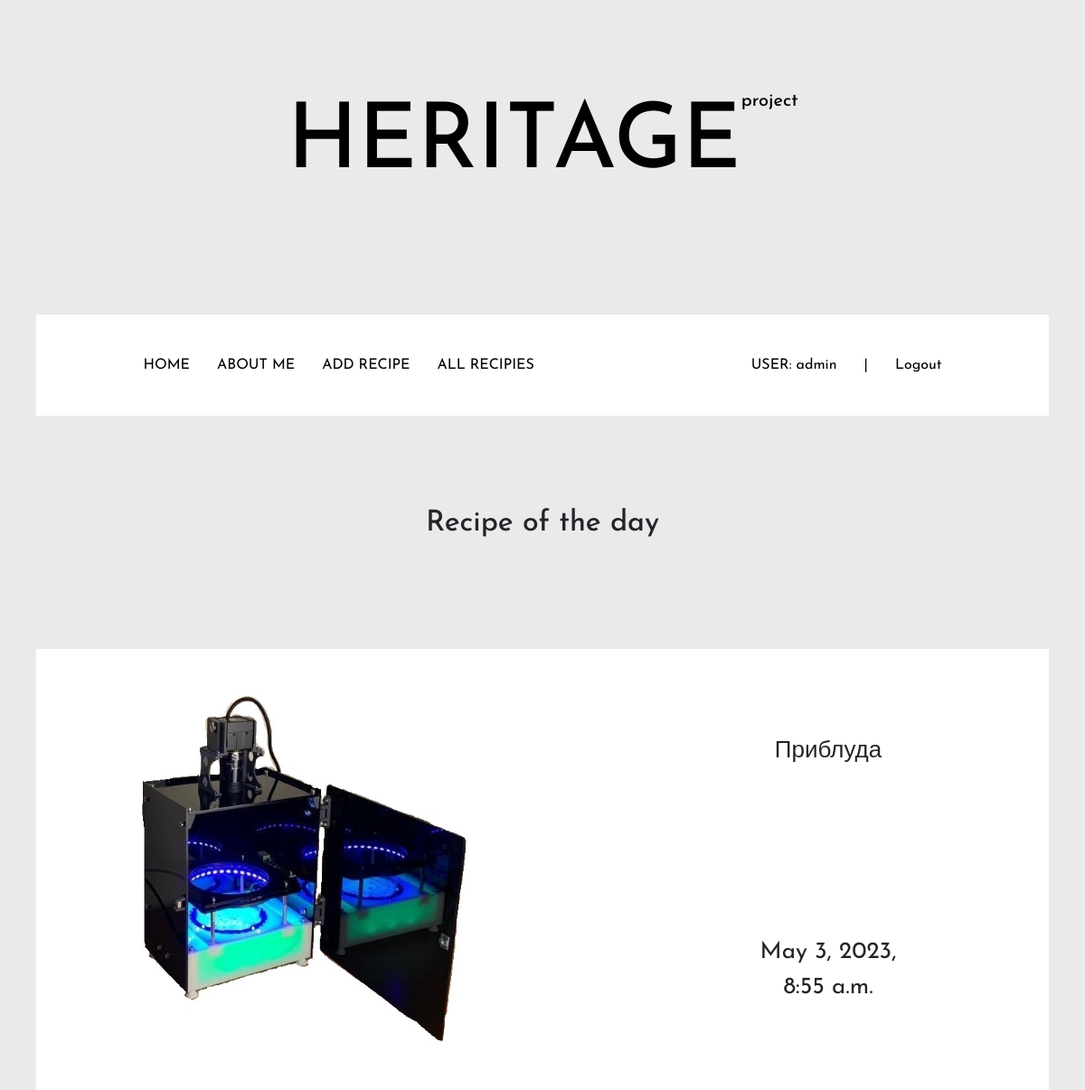
The page / (signed in) on the database its author committed.
### users/models.py (models this page shows)
class User(AbstractUser):
    pass

### main/models.py (models this page shows, shortened)
class Recipe(models.Model):
    title = models.CharField('Название', max_length=50)
    describe = models.TextField('Описание')
    image = models.ImageField(upload_to='img/',blank=True)
    rec_time=models.DateTimeField(auto_now_add=True)
    objects = models.Manager()
    class Meta:
        verbose_name = 'Recipe'
        verbose_name_plural = 'Recipies'

### main/views.py (the view)
# urls.py: path('', views.index, name='home'),
def index(request):
    recipies = Recipe.objects.all()
    rec=recipies[:]
    randrec=0
    if timer():
        randrec=random.choice(rec)
    return render(request,'main/index.html', {'title':'Home page','recipies':rec[:3],'randrec':random.choice(rec)})

### main/static/modules/funcs.py (called while the page is built)
def timer():
    first = 0
    sec = 0
    if first == 0:
        return True
    else:
        while sec < 60:
            time.sleep(1)
            sec += 30
            first = 1
        return True

### main/templates/main/index.html (shortened to what this page needs)
{% extends 'base.html'%}
{% block content %}
    <h2 class="recipe_name">Recipe of the day</h2>
    <div class="recipe">
        <div class="container">
            <div class="opisanie t-centr">
                <img id="image" src="{{randrec.image.url}}" height="400px" width="400px">
                <div class="opisanie-inner title ">
                    <p>{{randrec.title}}</p>
                    {{randrec.rec_time}}
                </div>
            </div>
        </div>
    </div>
{% endblock %}

### main/templates/base.html (shortened to what this page needs)
{% load static %}
<html lang="en">
<head>
    <link href="https://cdn.jsdelivr.net/npm/bootstrap@5.3.0-alpha3/dist/css/bootstrap.min.css" rel="stylesheet">
    <link rel="stylesheet" type="text/css" href="{% static 'css/header_footer.css' %}">
    <link rel="stylesheet" type="text/css" href="{% static 'css/slick.css' %}">
    <link rel="stylesheet" type="text/css" href="{% static 'css/slick-theme.css' %}">
</head>
<body>
    <div class="header_logo-cont">
        <div class="header_logo">
            <h1 class="header_logo-inner"><a class='logo_link' href="{% url 'home' %}">HERITAGE</a></h1>
            <h5><a class="logo_link" href="{% url 'home' %}">project</a></h5>
        </div>
    </div>
    <header class="container-fluid ">
            <div class="container">
                <nav class="menu">
                    <div>
                        <a href="{% url 'home' %}">HOME</a>
                        <a href="{% url 'about' %}">ABOUT ME</a>
                        <a id="create" href="{% url 'create' %}">ADD RECIPE</a>
                        <a id='all_rec' href="{% url 'all' %}">ALL RECIPIES</a>
                    </div>
                    <div class="menu_user">
                        {% if user.is_authenticated %}
                        <a id="user" href="#">USER:   {{ user }}<a> |
                        <a id='logout' href="{% url 'logout' %}">Logout</a>
                        {% else %}
                        <a id="login" href="{% url 'login' %}">Login</a> |
                        <a id="register" href="{% url 'register' %}">Register</a>
                        {% endif %}
                    </div>
                </nav>
            </div>
    </header>
    {% block content %}{% endblock %}
</body>
</html>

### main/static/css/header_footer.css (style rules this page uses)
* { box-sizing: border-box; margin: 0; padding: 0; }
.header_logo-cont { margin-top: 100; }
.header_logo { display: flex; justify-content: center; margin: 0 auto; }
.header_logo-inner { font-family: 'Josefin Sans', sans-serif; font-size: 100px; }
.logo_link { text-decoration: none; color: black; }
.container-fluid { max-width: 1120px; margin: auto; background-color: white; }
.container { width: 100%; padding: 44px 94px; margin-top: 120px; }
body { font-family: 'Josefin Sans', sans-serif; font-size: 16px; background-color: #eaeaea; }
.menu { display:flex; justify-content: space-between; }
.menu_user { font-size: 1em; text-decoration: none; color: black; }
header .container .menu a { font-size: 1em; text-decoration: none; color: black; margin: 12.5px; }
.recipe { max-width: 1120px; margin: auto; background-color: white; }
.recipe_name { display: flex; justify-content: center; margin: 100px auto; }
.opisanie { display: flex; justify-content: space-between; }
.opisanie-inner { display: flex; flex-direction: column; align-items: center; justify-content: space-between; text-align:center; max-width: 300px; font-size: 26px; padding:50px 50px; }
.t-centr { text-align:center; vertical-align: center; }

### rows shown on the page
User: username "admin"
Recipe: image (picture), title "Приблуда", rec_time "May 3, 2023, 8:55 a.m."
